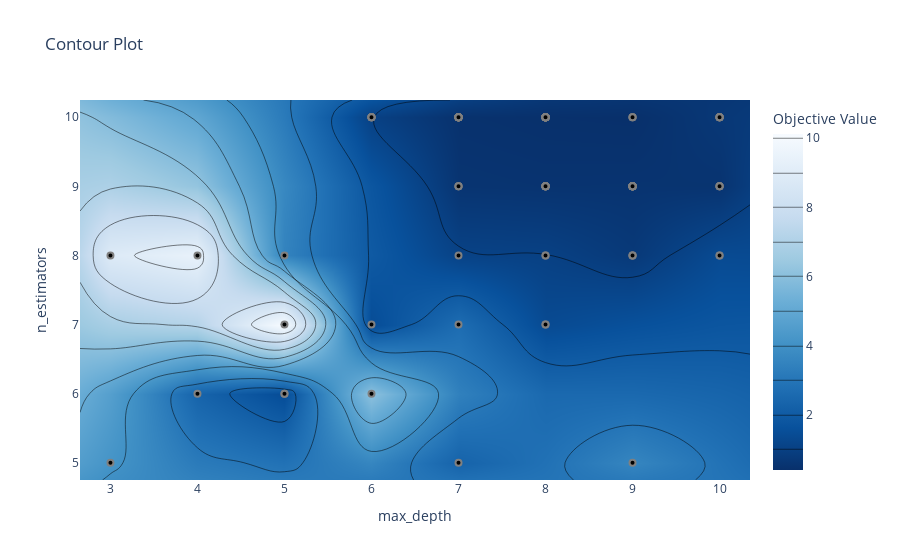

Notebook code cell kept with this figure:
### Code cell
from optuna.visualization import plot_contour
plot_contour(study, params=['n_estimators', 'max_depth'])

### Figure 1 — Plotly figure (JSON) as saved in the notebook; plotly's stock layout.template omitted (floating-point values rounded to 4 significant figures)
{"data": [{"colorbar": {"title": {"text": "Objective Value"}}, "colorscale": [[0, "rgb(247,251,255)"], [0.125, "rgb(222,235,247)"], [0.25, "rgb(198,219,239)"], [0.375, "rgb(158,202,225)"], [0.5, "rgb(107,174,214)"], [0.625, "rgb(66,146,198)"], [0.75, "rgb(33,113,181)"], [0.875, "rgb(8,81,156)"], [1, "rgb(8,48,107)"]], "connectgaps": true, "contours": {"coloring": "heatmap"}, "hoverinfo": "none", "line": {"smoothing": 1.3}, "reversescale": true, "type": "contour", "x": [2.65, 3, 4, 5, 6, 7, 8, 9, 10, 10.35], "y": [4.75, 5, 6, 7, 8, 9, 10, 10.25], "z": [[null, null, null, null, null, null, null, null, null, null], [null, 4.137, null, null, null, 2.302, null, 3.577, null, null], [null, null, 2.335, 1.433, 6.059, null, null, null, null, null], [null, null, null, 10.12, 1.432, 2.666, 1.359, null, null, null], [null, 8.843, 9.414, 3.485, null, 1.069, 1.01, 0.7264, 1.363, null], [null, null, null, null, null, 0.5554, 0.5212, 0.5317, 0.5266, null], [null, null, null, null, 1.018, 0.4621, 0.4175, 0.3958, 0.6782, null], [null, null, null, null, null, null, null, null, null, null]]}, {"marker": {"color": "black", "line": {"color": "Gray", "width": 2}}, "mode": "markers", "name": "Feasible Trial", "showlegend": false, "type": "scatter", "x": [7, 6, 5, 10, 5, 8, 6, 7, 8, 3, 3, 7, 9, 10, 9, 9, 8, 9, 5, 7, 4, 9, 10, 9, 8, 8, 7, 6, 8, 7, 8, 8, 7, 9, 8, 6, 10, 7, 8, 5, 6, 9, 9, 10, 10, 10, 8, 10, 9, 8, 9, 9, 9, 8, 10, 8, 8, 7, 8, 8, 9, 9, 10, 9, 8, 9, 7, 8, 9, 10, 8, 9, 9, 4, 8, 10, 9, 7, 7, 7, 8, 8, 8, 8, 7, 6, 8, 8, 7, 8, 8, 8, 8, 8, 7, 7, 7, 6, 7, 7], "y": [5, 7, 7, 10, 6, 10, 6, 9, 8, 5, 8, 9, 9, 10, 9, 9, 9, 8, 8, 7, 8, 9, 9, 8, 10, 10, 10, 10, 9, 10, 9, 9, 9, 10, 10, 10, 10, 10, 7, 6, 10, 9, 9, 9, 8, 10, 9, 10, 5, 9, 8, 9, 9, 9, 8, 9, 10, 8, 9, 10, 9, 9, 9, 9, 8, 10, 10, 10, 10, 10, 7, 9, 9, 6, 10, 9, 9, 10, 10, 10, 10, 10, 10, 10, 10, 10, 10, 10, 10, 10, 10, 10, 10, 10, 10, 10, 10, 10, 10, 10]}, {"marker": {"color": "#cccccc", "line": {"color": "Gray", "width": 2}}, "mode": "markers", "name": "Infeasible Trial", "showlegend": false, "type": "scatter", "x": [], "y": []}], "layout": {"title": {"text": "Contour Plot"}, "xaxis": {"range": [2.65, 10.35], "title": {"text": "max_depth"}}, "yaxis": {"range": [4.75, 10.25], "title": {"text": "n_estimators"}}}}
